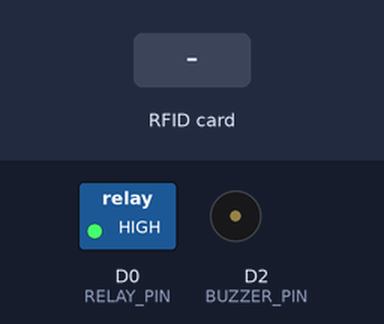
The program below on a simulated ESP8266 (NodeMCU). Shown: switched loads named in the program (green lamp = pin HIGH), buzzer (waves = sounding, pin HIGH). The test bench sets the inputs (shaded band). WiFi joins after 1.5 s; servers stay silent unless stated; uploads are accepted with an empty reply; what the program prints to the serial monitor is not drawn.

Above: at 1.2 s.
1.3 s: RFID card 5E 7A 19 C4 held to the reader
At 2.6 s:
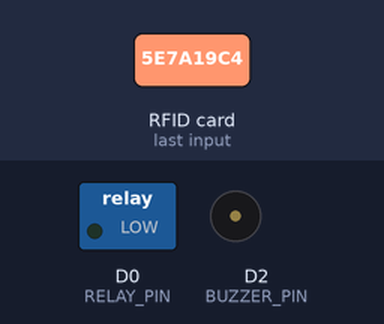
Timing chart, 0 to 7.3 s (numbered marks = the images above; inputs shaded):
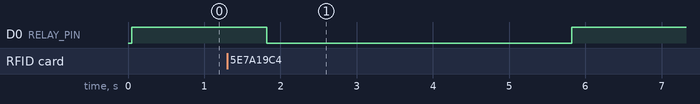

Measured:
- after the input at 1.3 s, D0 (RELAY_PIN): HIGH → LOW after 0.52 s, → HIGH 4.0 s later

The program:

main.cpp
```cpp
#include <SPI.h>
#include <MFRC522.h>
#include <ESP8266WiFi.h>
#include <ESP8266HTTPClient.h>
#include <WiFiClient.h>
#include <ArduinoJson.h>

#define SS_PIN 2   // SCK - D4
#define RST_PIN 0 // RST - D3

#define BUZZER_PIN 4 // D2
const int RELAY_PIN = D0;
// #define SENSOR_PIN 5 // D1

MFRC522 rfid(SS_PIN, RST_PIN);
MFRC522::MIFARE_Key key;

String strID;
String host = "homscurity.up.railway.app";

const char *ssid = "Punyaku";
const char *password = "acyc3937";
int wifiStatus;
float voltage;
int bat_percentage;
int analogInPin  = A0;    // Analog input pin
int sensorValue;
float calibration = 0.28; // Check Battery voltage using multimeter & add/subtract the value

void connectWifi();
bool readRFID();
bool validateRFID(String strID);
float mapfloat(float x, float in_min, float in_max, float out_min, float out_max);
void updateBatPercentage();

unsigned long previousTime = 0;
const unsigned long interval = 15000; // interval waktu dalam milidetik (1 detik)

void setup() {
  Serial.begin(115200);

  // Init RFID
  SPI.begin();
  rfid.PCD_Init();

  // init buzzer & relay
  pinMode(BUZZER_PIN, OUTPUT);
  pinMode(RELAY_PIN, OUTPUT);
  digitalWrite(RELAY_PIN, HIGH);

  // init sensor
  // pinMode(SENSOR_PIN, INPUT);
}

void loop() {
  connectWifi();

  unsigned long currentTime = millis();

  digitalWrite(BUZZER_PIN, LOW);
  digitalWrite(RELAY_PIN, HIGH);
  if (rfid.PICC_IsNewCardPresent() && rfid.PICC_ReadCardSerial()) {
    if (readRFID() == true){
      digitalWrite(RELAY_PIN, LOW);
      Serial.println("\nCard valid!");
      delay(4000);
      digitalWrite(RELAY_PIN, HIGH);
      digitalWrite(RELAY_PIN, HIGH);
    } else{
      digitalWrite(BUZZER_PIN, HIGH);
      Serial.println("\nCard invalid!");
      delay(500);
      digitalWrite(BUZZER_PIN, LOW);
    }
  }
  // else if(digitalRead(SENSOR_PIN) == HIGH){
  //   Serial.println("Motion detected!");
  //   // digitalWrite(BUZZER_PIN, HIGH);
  //   // delay(2000);
  // }

// Periksa apakah sudah melewati interval waktu
  if (currentTime - previousTime >= interval) {
    previousTime = currentTime; // Simpan waktu saat ini

    // Panggil fungsi tugas secara asinkronus
    updateBatPercentage();
  }
}

void connectWifi(){
  if (WiFi.status() == WL_CONNECTED) {
    return;
  }

   // wifi connection
  WiFi.begin(ssid, password);
  while(WiFi.status() != WL_CONNECTED){
    delay(500);
    Serial.print(".");
  }

  wifiStatus = WiFi.status();
  if(wifiStatus == WL_CONNECTED){
    Serial.println("");
    Serial.println("ESP8266 sudah terkonesi dg Wifi!");
    Serial.println("IP address esp8266 : ");
    Serial.println(WiFi.localIP());
  } else{
    Serial.println("");
    Serial.println("WiFi tdk terkoneksi");
  }
}

void updateBatPercentage(){
  sensorValue = analogRead(analogInPin);
  voltage = (((sensorValue * 3.3) / 1024) * 2 + calibration); //multiply by two as voltage divider network is 100K & 100K Resisto
  bat_percentage = mapfloat(voltage, 3.0, 4.1, 0, 100); //3.0V as Battery Cut off Voltage & 4.1V as Maximum Voltage

  if (bat_percentage >= 100)
  {
    bat_percentage = 100;
  }
  if (bat_percentage <= 0)
  {
    bat_percentage = 1;
  }
  Serial.println(voltage);
  Serial.println(String(bat_percentage) + "%");

   WiFiClientSecure client;

  const int capacity = JSON_OBJECT_SIZE(2);
  StaticJsonDocument<capacity> doc;
  doc["battery"] = (String)voltage + (String) "v | " + (String) bat_percentage + (String) "%";
  String json;
  serializeJsonPretty(doc, json);
  // Serial.println(json);

  // Use WiFiClient class to create TCP connections
  const int httpsPort = 443; // 443 is for HTTPS!

  client.setInsecure(); // this is the magical line that makes everything work
  const String endpoint = "/battery";

  if (!client.connect(host, httpsPort)) {
    Serial.println("connection failed");
    return;
  }

  // Send the HTTP POST request
  client.print("POST " + endpoint + " HTTP/1.1\r\n");
  client.print("Host: " + host + "\r\n");
  client.print("Content-Type: application/json\r\n");
  client.print("Authorization: Bearer eyJhbGciOiJIUzI1NiIsInR5cCI6IkpXVCJ9.eyJpZCI6IjY0M2QwNDg1ODg5ZTM3NGFiMzliMDUzMCIsInVzZXJuYW1lIjoiUmFuZHkiLCJwYXNzd29yZCI6IiQyYiQxMiRVb2EvRDNtOHQza0dmWFRMWW03d3FlSVluYW1GY05nRHphWVRwQ3J1R2NqekJPaTNKOXYuaSIsImlhdCI6MTY4NTA2NTc3NH0.e_7GI4vvvcrtf5HwXkPINcE9ld3hoTXCKACwvk-xNyM\r\n");
  client.print("Content-Length: " + String(json.length()) + "\r\n");
  client.print("\r\n");
  client.print(json);

  // Wait for server's response
  while (!client.available()) {
    delay(10);
  }
  rfid.PCD_Init();
}

bool readRFID(){
  // Serial.print(F("PICC type\t: "));
  // MFRC522::PICC_Type piccType = rfid.PICC_GetType(rfid.uid.sak);
  // Serial.println(rfid.PICC_GetTypeName(piccType));

  //id kartu dan yang akan dikirim ke database
  strID = "";
  for (byte i = 0; i <rfid.uid.size; i++) {
    strID +=
      (rfid.uid.uidByte[i] < 0x10 ? "0" : "") +
      String(rfid.uid.uidByte[i], HEX) +
      (i != rfid.uid.size-1 ? ":" : "");
  }

  strID.toUpperCase();
  Serial.print("Kartu ID Anda\t: ");
  Serial.println(strID);
  return validateRFID(strID);
}

bool validateRFID(String strID){
  WiFiClientSecure client;

  const int capacity = JSON_OBJECT_SIZE(2);
  StaticJsonDocument<capacity> doc;
  doc["id"] = (String) strID;
  String json;
  serializeJsonPretty(doc, json);
  // Serial.println(json);

  // Use WiFiClient class to create TCP connections
  const int httpsPort = 443; // 443 is for HTTPS!

  client.setInsecure(); // this is the magical line that makes everything work
  const String endpoint = "/rfid/validate";

  if (!client.connect(host, httpsPort)) {
    Serial.println("connection failed");
    return false;
  }

  // Send the HTTP POST request
  client.print("POST " + endpoint + " HTTP/1.1\r\n");
  client.print("Host: " + host + "\r\n");
  client.print("Content-Type: application/json\r\n");
  client.print("Authorization: Bearer eyJhbGciOiJIUzI1NiIsInR5cCI6IkpXVCJ9.eyJpZCI6IjY0M2QwNDg1ODg5ZTM3NGFiMzliMDUzMCIsInVzZXJuYW1lIjoiUmFuZHkiLCJwYXNzd29yZCI6IiQyYiQxMiRVb2EvRDNtOHQza0dmWFRMWW03d3FlSVluYW1GY05nRHphWVRwQ3J1R2NqekJPaTNKOXYuaSIsImlhdCI6MTY4NTA2NTc3NH0.e_7GI4vvvcrtf5HwXkPINcE9ld3hoTXCKACwvk-xNyM\r\n");
  client.print("Content-Length: " + String(json.length()) + "\r\n");
  client.print("\r\n");
  client.print(json);

  // Wait for server's response
  while (!client.available()) {
    delay(10);
  }

  // Read the response status line
  String responseStatus = client.readStringUntil('\r');
  Serial.print("Response status: ");
  Serial.println(responseStatus);

  // Extract the response code from the status line
  int responseCode = responseStatus.substring(9, 12).toInt();
  Serial.print("HTTP Response code: ");
  Serial.println(responseCode);

  Serial.println("closing connection");
  if (responseCode == 200 || responseCode == 201) {
    return true;
  } else {
    return false;
  }
}


float mapfloat(float x, float in_min, float in_max, float out_min, float out_max)
{
  return (x - in_min) * (out_max - out_min) / (in_max - in_min) + out_min;
}
```
